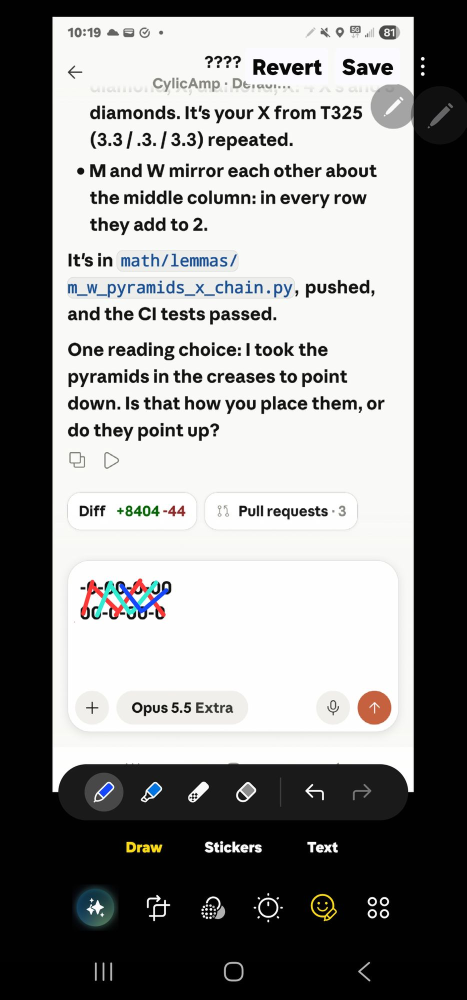
#> input picture owner_work/images/2026-10-06_8_mw_drawing.jpg, 933 x 2000 px (shown at 1/2 size)
$ python read_mw_drawing.py
#> lines starting #> are read from the running program, lines starting #| are printed output that depends on the picture
#!/usr/bin/env python3
"""Read the owner's M/W drawing (owner_work/images/2026-10-06_8_mw_drawing.jpg, message #8) and print where each coloured path lands.

The owner's key to the colours (owner_work #313, 2026-10-17): "red, green, and blue stands for 1, 2, and 3, and then repeat."
(The green stroke is drawn in teal.) The picture has two rows of text, the owner's message #8: top  -0-00-0-00  and
bottom  00-0-00-0-0 . Zeros in each row are numbered from the left (top zeros 1..6, bottom zeros 1..7). Each path is a zigzag that
alternates between the rows; every vertex of every path sits on a zero.

    python3 tools/read_mw_drawing.py
Needs numpy and Pillow. The expected result is asserted at the end, so a change in the picture or the reading fails loudly.
"""
import pathlib

import numpy as np
from PIL import Image

IMG = pathlib.Path(__file__).resolve().parent.parent / "owner_work" / "images" / "2026-10-06_8_mw_drawing.jpg"
Y0, Y1, X0, X1 = 1150, 1245, 150, 345                   # the drawing in the 933 x 2000 screenshot
TOP_TXT, BOT_TXT = "-0-00-0-00", "00-0-00-0-0"
TOP_X = [165, 183, 201, 218, 240, 258, 276, 295, 311, 332]       # glyph centres measured on the clean top row
ADV = {"0": 21.5, "-": 14.5}                                      # advances measured from the top row


def bottom_centres():
    xs = [170.0]
    for a, b in zip(BOT_TXT, BOT_TXT[1:]):
        xs.append(xs[-1] + (ADV[a] if a == b else (ADV[a] + ADV[b]) / 2))
    return xs


def zero_numbers(text):
    n, out = 0, {}
    for i, ch in enumerate(text):
        if ch == "0":
            n += 1
            out[i] = n
    return out


def main():
    c = np.array(Image.open(IMG).convert("RGB")).astype(int)[Y0:Y1, X0:X1]
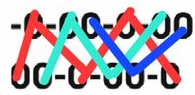
#> c: shape (95, 195, 3) int64; mean R, G, B 184.4, 183.2, 191.5
    R, G, B = c[..., 0], c[..., 1], c[..., 2]
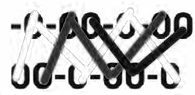
#> R: shape (95, 195) int64; min 0, max 255, mean 184.4
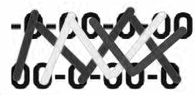
#> G: shape (95, 195) int64; min 0, max 255, mean 183.2
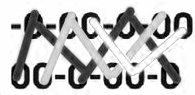
#> B: shape (95, 195) int64; min 0, max 255, mean 191.5
    paths = {"red (1)": (R > 190) & (G < 100) & (B < 100),
             "green (2)": (R < 140) & (G > 180) & (B > 150) & (B < 240) & (abs(G - B) < 60),
             "blue (3)": (R < 90) & (G < 110) & (B > 190)}
    glyphs = {"top": (TOP_X, zero_numbers(TOP_TXT)), "bottom": (bottom_centres(), zero_numbers(BOT_TXT))}
    result = {}
    for name, m in paths.items():
        xs = np.where(m.any(0))[0]
        cy = np.array([np.where(m[:, x])[0].mean() for x in xs]) + Y0
        sm = np.convolve(cy, np.ones(5) / 5, mode="same")
        pts = [(xs[0] + X0, cy[0])]
        for i in range(4, len(sm) - 4):
            w = sm[max(0, i - 8):i + 9]
            if (sm[i] == w.min() and sm[i] < sm[i - 4] - 1 and sm[i] < sm[i + 4] - 1) or (sm[i] == w.max() and sm[i] > sm[i - 4] + 1 and sm[i] > sm[i + 4] + 1):
                pts.append((xs[i] + X0, sm[i]))
        pts.append((xs[-1] + X0, cy[-1]))
        out = []
        for x, y in pts:
            row = "top" if y < 1200 else "bottom"
            centres, zeros = glyphs[row]
            j = min(range(len(centres)), key=lambda t: abs(centres[t] - x))
            out.append((row, zeros[j]))                  # KeyError would mean the vertex is not on a zero
        result[name] = out
        print(name, out)
#> this loop made 3 passes
#> name on passes 1 to 3: 'red (1)', 'green (2)', 'blue (3)'
#| red (1) [('bottom', 1), ('top', 1), ('bottom', 3), ('top', 4), ('bottom', 6)]
#| green (2) [('bottom', 2), ('top', 2), ('bottom', 4), ('top', 5)]
#| blue (3) [('top', 3), ('bottom', 5), ('top', 6)]
#> after the loop, result = {'red (1)': [('bottom', 1), ('top', 1), ('bottom', 3), ('top', 4), ('bottom', 6)], 'green (2)': [('bottom', 2), ('top', 2), ('bottom', 4), ('top', 5)], 'blue (3)': [('top', 3), ('bottom', 5), ('top', 6)]}
    return result


if __name__ == "__main__":
    got = main()
#> got has the same summary as result in main
    assert got["red (1)"] == [("bottom", 1), ("top", 1), ("bottom", 3), ("top", 4), ("bottom", 6)]
    assert got["green (2)"] == [("bottom", 2), ("top", 2), ("bottom", 4), ("top", 5)]
    assert got["blue (3)"] == [("top", 3), ("bottom", 5), ("top", 6)]
    print("every vertex is on a zero; green = red moved 1 zero right, blue = red moved 2 zeros right")
